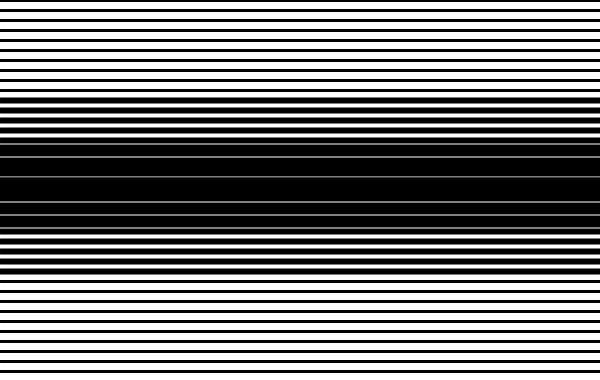
Frame 1 (no input)
Frame 60 (the mouse pressed at the canvas centre just before this capture): identical to frame 1, image omitted
Frame 120 (the mouse held since frame 60 and released just before this capture): identical to frame 1, image omitted

The Processing sketch that drew this single still picture (run headless with seeded random() and noise(); from frame 60 on, the mouse is pressed at the canvas centre):

// Processing sketch: processing_129391
// ── processing_129391.pde

void setup (){
 size (600,380);
 smooth();
}
void draw () {
background (255);
strokeWeight(3);
line(0,0,600,0);
line(0,10,600,10);
line(0,20,600,20);
line(0,30,600,30);
line(0,40,600,40);
line (0,50,600,50);
line(0,60,600,60);
line (0,70,600,70);
line(0,80,600,80);
line(0,90,600,90);
strokeWeight(6);
line(0,100,600,100);
line (0,110,600,110);
line (0,120,600,120);
line(0,130,600,130);
line(0,140,600,140);
strokeWeight(12);
line(0,150,600,150);
line(0,163,600,163);
line(0,170,600,170);
line(0,183,600,183);
strokeWeight(24);
line(0,189,600,189);
strokeWeight(12);
line(0,208,600,208);
line(0,221,600,221);
strokeWeight(6);
line(0,231,600,231);
line(0,241,600,241);
line(0,251,600,251);
line(0,261,600,261);
line(0,271,600,271);
strokeWeight(3);
line(0,281,600,281);
line(0,291,600,291);
line(0,301,600,301);
line(0,311,600,311);
line(0,321,600,321);
line(0,331,600,331);
line(0,341,600,341);
line(0,351,600,351);
line(0,361,600,361);
line(0,371,600,371);
//



}
